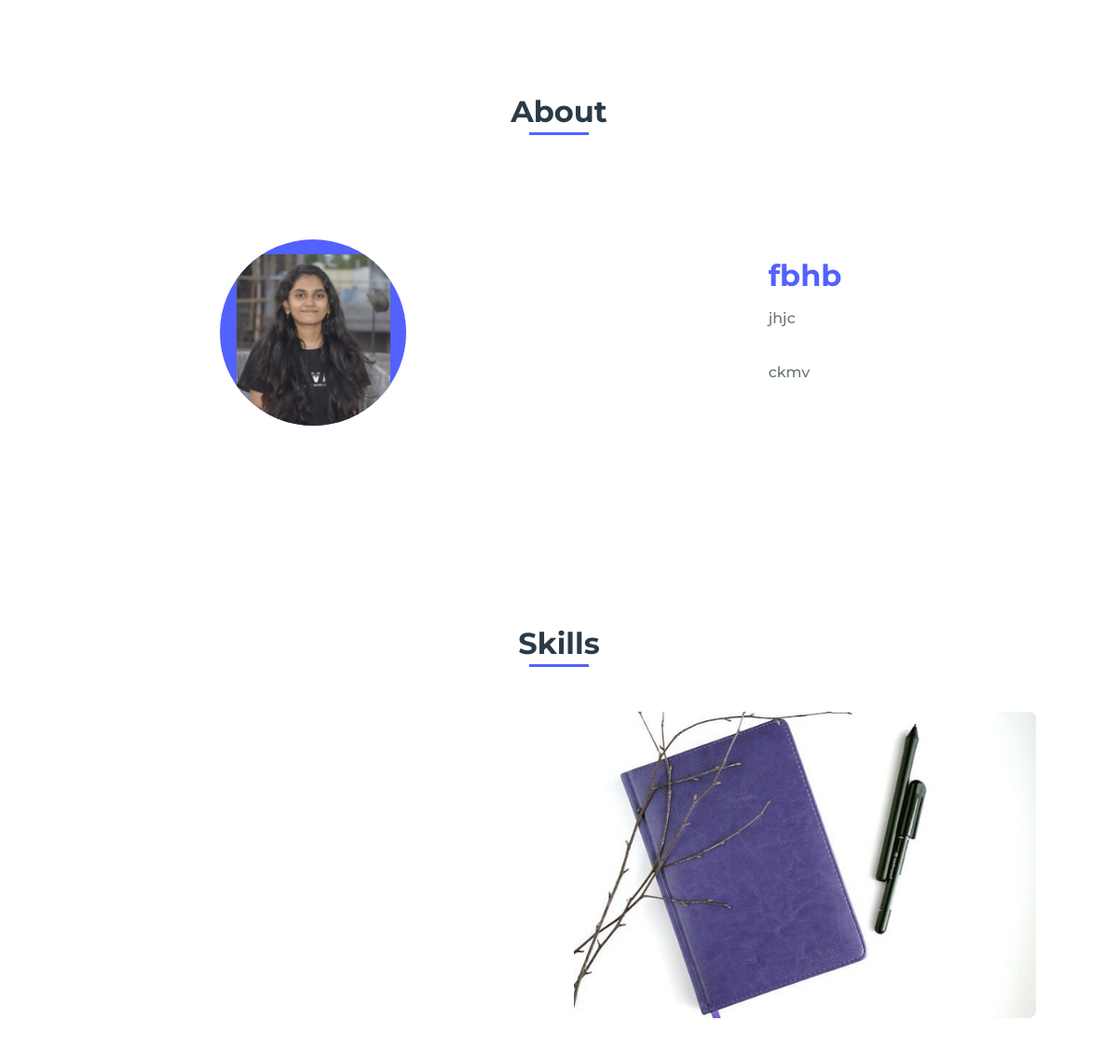
Before: / (middle part) with the older database file.
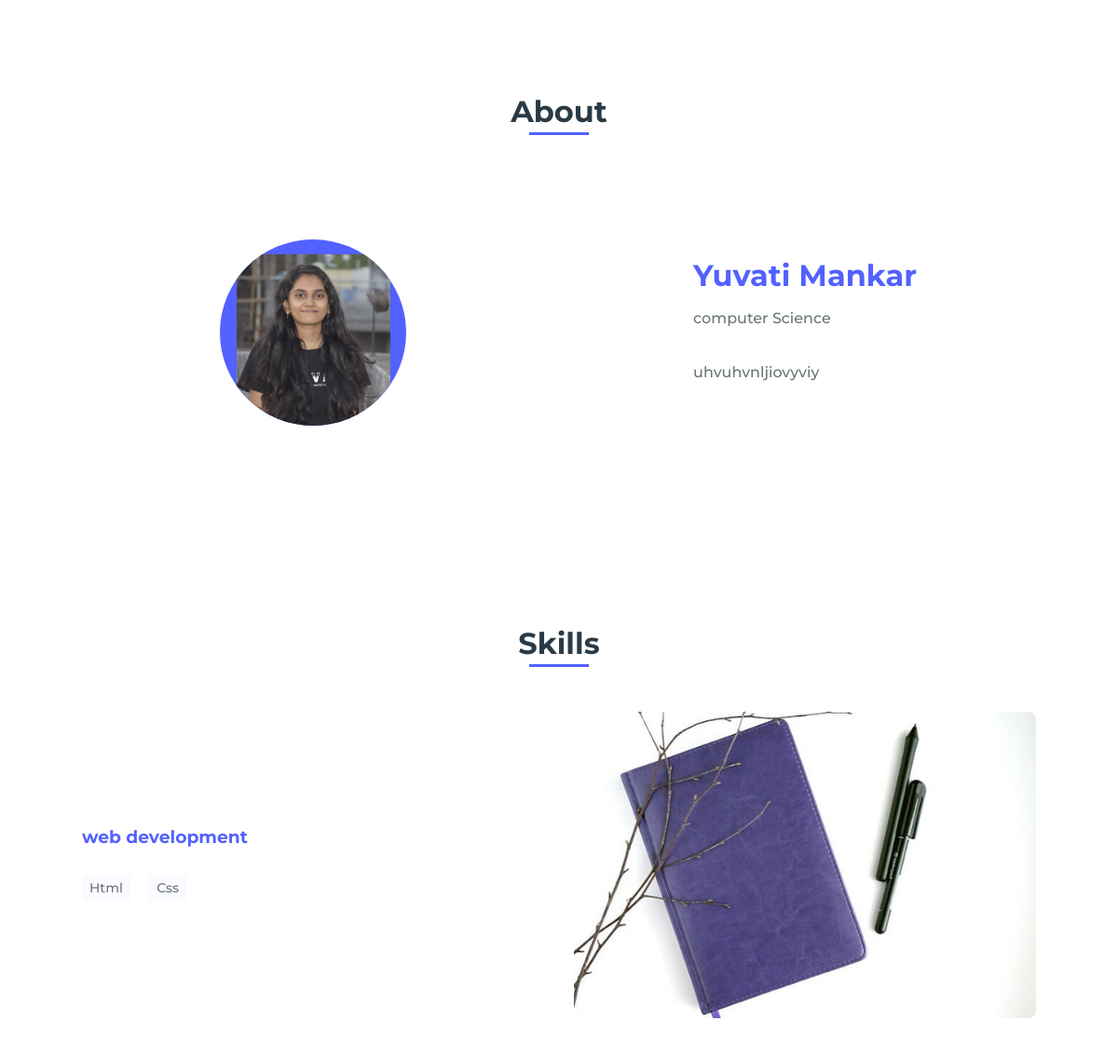
After: the same page with the newer database file.
### yuvati/models.py (models this page shows, shortened)
class About(models.Model):
    heading=models.CharField(max_length=50)
    career = models.CharField(max_length=20)
    description=models.TextField(blank=False)
    profile_img=models.ImageField(upload_to='profile/')
    updated=models.DateTimeField(auto_now=True)

class Category(models.Model):
    name = models.CharField(max_length=20)
    updated = models.DateTimeField(auto_now=True)
    class Meta:
        verbose_name='Skill'
        verbose_name_plural='Skills'

class Skills(models.Model):
    category=models.ForeignKey(Category,on_delete=models.CASCADE)
    skill_name = models.CharField(max_length=20)

### yuvati/views.py (the view)
# urls.py: path('', views.index, name='index')
def index(request):
    home = Home.objects.latest('updated')
    about = About.objects.latest('updated')
    profiles = Profile.objects.filter(about=about)
    categories = Category.objects.all()
    portfolios = Portfolio.objects.all()
    context = {
        'home': home,
        'about': about,
        'profiles': profiles,
        'categories': categories,
        'portfolios': portfolios
    }
    return render(request, 'index.html', context)

### yuvati/templates/index.html (shortened to what this page needs)
{% load static %}
<!DOCTYPE html>
    <html lang="en">
    <head>
        <link rel="stylesheet" href="{% static 'assets/css/styles.css' %}">
        <link href='https://cdn.jsdelivr.net/npm/boxicons@2.0.5/css/boxicons.min.css' rel='stylesheet'>
    </head>
    <body>
        <main class="l-main">
            <section class="about section" id="about">
                <h2 class="section-title">About</h2>
                <div class="about__container bd-grid">
                    <div class="about__img">
                        <img src="{{ about.profile_img.url }}" alt="">
                    </div>
                    <div>
                        <h2 class="about__subtitle">{{ about.heading }}</h2>
                        <span class="about__profession">{{ about.career }}</span>
                        <p class="about__text">{{ about.description }}</p>
                    </div>
                </div>
            </section>
            <section class="skills section" id="skills">
                <h2 class="section-title">Skills</h2>
                <div class="skills__container bd-grid">
                    <div class="skills__box">
                        {% for category in categories %}
                        <h3 class="skills__subtitle">{{category.name}}</h3>
                            {% for skills in category.skills_set.all %}
                                <span class="skills__name">{{skills.skill_name}}</span>
                            {% endfor %}
                        {% endfor %}
                    </div>
                    <div class="skills__img">
                        <img src="{% static 'assets/img/skill.jpg' %}" alt="">
                    </div>
                </div>
            </section>
        </main>
    </body>
</html>

### static/assets/css/styles.css (style rules this page uses)
:root { --header-height: 3rem; --font-medium: 500; }
:root { --first-color: #5361FF; --white-color: #FAFAFF; --dark-color: #2A3B47; --text-color: #697477; }
:root { --body-font: 'Montserrat', sans-serif; --big-font-size: 6.25rem; --h2-font-size: 1.25rem; --normal-font-size: .938rem; --small-font-size: .813rem; }
@media screen and (min-width: 768px) { :root { --big-font-size: 10.5rem; --h2-font-size: 2rem; --normal-font-size: 1rem; --small-font-size: .875rem; } }
:root { --mb-1: .5rem; --mb-2: 1rem; --mb-3: 1.5rem; --mb-4: 2rem; }
:root { --z-fixed: 100; }
*,::before,::after { box-sizing: border-box; }
html { scroll-behavior: smooth; }
body { margin: var(--header-height) 0 0 0; font-family: var(--body-font); font-size: var(--normal-font-size); font-weight: var(--font-medium); color: var(--text-color); line-height: 1.6; }
h1,h2,p { margin: 0; }
img { max-width: 100%; height: auto; display: block; }
.section { padding: 3rem 0; }
.section-title { position: relative; font-size: var(--h2-font-size); color: var(--dark-color); margin: var(--mb-4) 0; text-align: center; }
.section-title::after { position: absolute; content: ""; width: 32px; height: .18rem; left: 0; right: 0; margin: auto; top: 2rem; background-color: var(--first-color); }
.bd-grid { max-width: 1024px; display: grid; grid-template-columns: 100%; grid-column-gap: 2rem; width: calc(100% - 2rem); margin-left: var(--mb-2); margin-right: var(--mb-2); }
.about__container { justify-items: center; row-gap: 2rem; text-align: center; }
.about__img { display: flex; justify-content: center; padding-top: 1rem; width: 120px; height: 120px; background-color: var(--first-color); border-radius: 50%; overflow: hidden; }
.about__img img { width: 100px; }
.about__subtitle { font-size: var(--h2-font-size); color: var(--first-color); margin-bottom: var(--mb-1); }
.about__text { margin-bottom: var(--mb-4); }
.about__profession { display: block; margin-bottom: var(--mb-4); }
.skills__container { row-gap: 2rem; }
.skills__subtitle { color: var(--first-color); margin-bottom: var(--mb-3); }
.skills__name { display: inline-block; font-size: var(--small-font-size); margin-right: var(--mb-2); margin-bottom: var(--mb-3); padding: .25rem .5rem; background-color: var(--white-color); border-radius: .25rem; }
.skills__img img { border-radius: .5rem; }
@media screen and (min-width: 768px) { body { margin: 0; } }
@media screen and (min-width: 768px) { .section { padding-top: 4rem; } }
@media screen and (min-width: 768px) { .section-title { margin-bottom: 3rem; } }
@media screen and (min-width: 768px) { .section-title::after { width: 64px; top: 3rem; } }
@media screen and (min-width: 768px) { .about__container { grid-template-columns: repeat(2, 1fr); align-items: center; text-align: initial; padding: 4rem 0; } }
@media screen and (min-width: 768px) { .about__img { width: 200px; height: 200px; } }
@media screen and (min-width: 768px) { .about__img img { width: 165px; } }
@media screen and (min-width: 768px) { .skills__container { grid-template-columns: repeat(2, 1fr); align-items: center; } }
@media screen and (min-width: 1024px) { .bd-grid { margin-left: auto; margin-right: auto; } }

Changed rows visible on the page:
no longer on this page (row unchanged): About: profile_img (placeholder picture), heading "fbhb", career "jhjc", description "ckmv"
added About: profile_img (picture), heading "Yuvati Mankar", career "computer Science", description "uhvuhvnljiovyviy"
added Category: name "web development"
added Skills: skill_name "Html"
added Skills: skill_name "Css"
